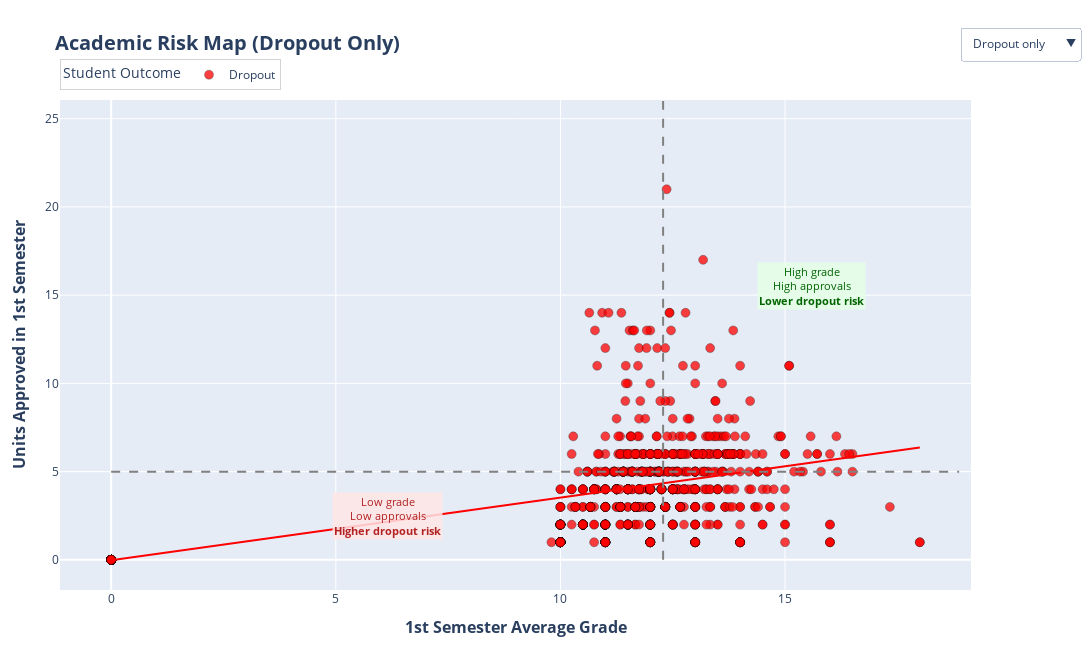

The code cell stored with this chart in its notebook:
### Code cell
import numpy as np
import plotly.graph_objects as go
import plotly.io as pio

grade_col = "Curricular units 1st sem (grade)"
units_col = "Curricular units 1st sem (approved)"

df_acad = df.dropna(subset=[grade_col, units_col, "Target"]).copy()

grade_thr = df_acad[grade_col].median()
units_thr = df_acad[units_col].median()

hover_cols = []
for col in ["Tuition fees up to date", "Debtor", "Scholarship holder"]:
    if col in df_acad.columns:
        hover_cols.append(col)

fig_risk = go.Figure()

outcomes_order = ["Dropout", "Graduate", "Enrolled"]
outcome_colors = {
    "Dropout": "red",
    "Graduate": "green",
    "Enrolled": "orange"
}

scatter_indices = {}
line_indices = {}

for outcome in outcomes_order:
    color = outcome_colors[outcome]
    sub = df_acad[df_acad["Target"] == outcome].copy()

    hover_text = []
    for _, row in sub.iterrows():
        parts = [
            f"Outcome: {outcome}",
            f"1st Sem Grade: {row[grade_col]:.2f}",
            f"Units Approved: {row[units_col]}"
        ]
        for c in hover_cols:
            parts.append(f"{c}: {row[c]}")
        hover_text.append("<br>".join(parts))

    scatter_trace = go.Scatter(
        x=sub[grade_col],
        y=sub[units_col],
        mode="markers",
        name=outcome,
        marker=dict(
            color=color,
            size=9,              
            opacity=0.75,
            line=dict(width=0.4, color="black")
        ),
        text=hover_text,
        hovertemplate="%{text}<extra></extra>",
        visible=(outcome == "Dropout")   
    )
    fig_risk.add_trace(scatter_trace)
    scatter_indices[outcome] = len(fig_risk.data) - 1

    if len(sub) >= 2:
        sub_sorted = sub.sort_values(grade_col)
        x_vals = sub_sorted[grade_col].values
        y_vals = sub_sorted[units_col].values

        m, b = np.polyfit(x_vals, y_vals, 1)
        x_line = np.linspace(x_vals.min(), x_vals.max(), 100)
        y_line = m * x_line + b

        line_trace = go.Scatter(
            x=x_line,
            y=y_line,
            mode="lines",
            name=f"{outcome} trend",
            line=dict(color=color, width=2),
            showlegend=False,              
            visible=(outcome == "Dropout")
        )
        fig_risk.add_trace(line_trace)
        line_indices[outcome] = len(fig_risk.data) - 1
    else:
        line_indices[outcome] = None  

fig_risk.add_shape(
    type="line",
    x0=grade_thr, x1=grade_thr,
    y0=df_acad[units_col].min(), y1=df_acad[units_col].max(),
    line=dict(color="grey", width=2, dash="dash")
)

fig_risk.add_shape(
    type="line",
    x0=df_acad[grade_col].min(), x1=df_acad[grade_col].max(),
    y0=units_thr, y1=units_thr,
    line=dict(color="grey", width=2, dash="dash")
)

x_min, x_max = df_acad[grade_col].min(), df_acad[grade_col].max()
y_min, y_max = df_acad[units_col].min(), df_acad[units_col].max()

fig_risk.add_annotation(
    x=(x_min + grade_thr) / 2,
    y=(y_min + units_thr) / 2,
    text="Low grade<br>Low approvals<br><b>Higher dropout risk</b>",
    showarrow=False,
    font=dict(size=11, color="firebrick"),
    bgcolor="rgba(255,230,230,0.85)"
)

fig_risk.add_annotation(
    x=(x_max + grade_thr) / 2,
    y=(y_max + units_thr) / 2,
    text="High grade<br>High approvals<br><b>Lower dropout risk</b>",
    showarrow=False,
    font=dict(size=11, color="darkgreen"),
    bgcolor="rgba(230,255,230,0.85)"
)

total_traces = len(fig_risk.data) 

buttons = []

visible_all = [True] * total_traces
buttons.append(
    dict(
        label="All outcomes",
        method="update",
        args=[
            {"visible": visible_all},
            {"title": {"text": "<b>Academic Risk Map (All Outcomes)</b>"}}
        ]
    )
)

for outcome in outcomes_order:
    visible = [False] * total_traces
    si = scatter_indices[outcome]
    li = line_indices[outcome]
    visible[si] = True
    if li is not None:
        visible[li] = True

    buttons.append(
        dict(
            label=f"{outcome} only",
            method="update",
            args=[
                {"visible": visible},
                {"title": {"text": f"<b>Academic Risk Map ({outcome} Only)</b>"}}
            ]
        )
    )

fig_risk.update_layout(
    title=dict(
        text="<b>Academic Risk Map (Dropout Only)</b>",
        font=dict(size=20)
    ),
    hovermode="closest",
    width=1100,
    height=650,
    margin=dict(l=60, r=40, t=100, b=60),
    legend=dict(
        title="Student Outcome",
        orientation="h",
        yanchor="bottom",
        y=1.02,
        xanchor="left",
        x=0,
        bgcolor="rgba(255,255,255,0.8)",
        bordercolor="lightgray",
        borderwidth=1
    ),
    updatemenus=[
        dict(
            type="dropdown",
            showactive=True,
            x=1.12,
            y=1.15,
            buttons=buttons,
            active=1  # "Dropout only" initial view
        )
    ]
)

fig_risk.update_xaxes(
    title=dict(
        text="<b>1st Semester Average Grade</b>",
        font=dict(size=16)
    ),
    tickfont=dict(size=12),
    rangeslider=dict(visible=False)
)

fig_risk.update_yaxes(
    title=dict(
        text="<b>Units Approved in 1st Semester</b>",
        font=dict(size=16)
    ),
    tickfont=dict(size=12)
)

fig_risk.show()

pio.write_html(
    fig_risk,
    file="viz2_academic_risk.html",
    include_plotlyjs="cdn",
    full_html=True,
    auto_open=False
)

### Figure 1 — Plotly figure (JSON) as saved in the notebook; plotly's stock layout.template omitted (floating-point values rounded to 4 significant figures; data arrays with more than 128 entries replaced by an {"elided": "..."} marker saying what was removed)
{"data": [{"hovertemplate": "%{text}<extra></extra>", "marker": {"color": "red", "line": {"color": "black", "width": 0.4}, "opacity": 0.75, "size": 9}, "mode": "markers", "name": "Dropout", "text": {"elided": "1412 str values"}, "type": "scatter", "visible": true, "x": {"elided": "1412 float values"}, "y": {"elided": "1412 int values"}}, {"line": {"color": "red", "width": 2}, "mode": "lines", "name": "Dropout trend", "showlegend": false, "type": "scatter", "visible": true, "x": [0.0, 0.1818, 0.3636, 0.5455, 0.7273, 0.9091, 1.091, 1.273, 1.455, 1.636, 1.818, 2.0, 2.182, 2.364, 2.545, 2.727, 2.909, 3.091, 3.273, 3.455, 3.636, 3.818, 4.0, 4.182, 4.364, 4.545, 4.727, 4.909, 5.091, 5.273, 5.455, 5.636, 5.818, 6.0, 6.182, 6.364, 6.545, 6.727, 6.909, 7.091, 7.273, 7.455, 7.636, 7.818, 8.0, 8.182, 8.364, 8.545, 8.727, 8.909, 9.091, 9.273, 9.455, 9.636, 9.818, 10.0, 10.18, 10.36, 10.55, 10.73, 10.91, 11.09, 11.27, 11.45, 11.64, 11.82, 12.0, 12.18, 12.36, 12.55, 12.73, 12.91, 13.09, 13.27, 13.45, 13.64, 13.82, 14.0, 14.18, 14.36, 14.55, 14.73, 14.91, 15.09, 15.27, 15.45, 15.64, 15.82, 16.0, 16.18, 16.36, 16.55, 16.73, 16.91, 17.09, 17.27, 17.45, 17.64, 17.82, 18.0], "y": [-0.0183, 0.04615, 0.1106, 0.1751, 0.2395, 0.304, 0.3684, 0.4329, 0.4973, 0.5618, 0.6262, 0.6907, 0.7551, 0.8196, 0.884, 0.9485, 1.013, 1.077, 1.142, 1.206, 1.271, 1.335, 1.4, 1.464, 1.529, 1.593, 1.657, 1.722, 1.786, 1.851, 1.915, 1.98, 2.044, 2.109, 2.173, 2.238, 2.302, 2.366, 2.431, 2.495, 2.56, 2.624, 2.689, 2.753, 2.818, 2.882, 2.947, 3.011, 3.075, 3.14, 3.204, 3.269, 3.333, 3.398, 3.462, 3.527, 3.591, 3.656, 3.72, 3.784, 3.849, 3.913, 3.978, 4.042, 4.107, 4.171, 4.236, 4.3, 4.365, 4.429, 4.493, 4.558, 4.622, 4.687, 4.751, 4.816, 4.88, 4.945, 5.009, 5.074, 5.138, 5.202, 5.267, 5.331, 5.396, 5.46, 5.525, 5.589, 5.654, 5.718, 5.783, 5.847, 5.911, 5.976, 6.04, 6.105, 6.169, 6.234, 6.298, 6.363]}, {"hovertemplate": "%{text}<extra></extra>", "marker": {"color": "green", "line": {"color": "black", "width": 0.4}, "opacity": 0.75, "size": 9}, "mode": "markers", "name": "Graduate", "text": {"elided": "2208 str values"}, "type": "scatter", "visible": false, "x": {"elided": "2208 float values"}, "y": {"elided": "2208 int values"}}, {"line": {"color": "green", "width": 2}, "mode": "lines", "name": "Graduate trend", "showlegend": false, "type": "scatter", "visible": false, "x": [0.0, 0.1907, 0.3813, 0.572, 0.7626, 0.9533, 1.144, 1.335, 1.525, 1.716, 1.907, 2.097, 2.288, 2.479, 2.669, 2.86, 3.051, 3.241, 3.432, 3.622, 3.813, 4.004, 4.194, 4.385, 4.576, 4.766, 4.957, 5.148, 5.338, 5.529, 5.72, 5.91, 6.101, 6.292, 6.482, 6.673, 6.864, 7.054, 7.245, 7.436, 7.626, 7.817, 8.008, 8.198, 8.389, 8.58, 8.77, 8.961, 9.152, 9.342, 9.533, 9.723, 9.914, 10.1, 10.3, 10.49, 10.68, 10.87, 11.06, 11.25, 11.44, 11.63, 11.82, 12.01, 12.2, 12.39, 12.58, 12.77, 12.96, 13.16, 13.35, 13.54, 13.73, 13.92, 14.11, 14.3, 14.49, 14.68, 14.87, 15.06, 15.25, 15.44, 15.63, 15.82, 16.02, 16.21, 16.4, 16.59, 16.78, 16.97, 17.16, 17.35, 17.54, 17.73, 17.92, 18.11, 18.3, 18.49, 18.68, 18.88], "y": [0.9099, 0.9902, 1.07, 1.151, 1.231, 1.311, 1.392, 1.472, 1.552, 1.632, 1.713, 1.793, 1.873, 1.954, 2.034, 2.114, 2.194, 2.275, 2.355, 2.435, 2.516, 2.596, 2.676, 2.756, 2.837, 2.917, 2.997, 3.078, 3.158, 3.238, 3.318, 3.399, 3.479, 3.559, 3.64, 3.72, 3.8, 3.88, 3.961, 4.041, 4.121, 4.201, 4.282, 4.362, 4.442, 4.523, 4.603, 4.683, 4.763, 4.844, 4.924, 5.004, 5.085, 5.165, 5.245, 5.325, 5.406, 5.486, 5.566, 5.647, 5.727, 5.807, 5.887, 5.968, 6.048, 6.128, 6.209, 6.289, 6.369, 6.449, 6.53, 6.61, 6.69, 6.771, 6.851, 6.931, 7.011, 7.092, 7.172, 7.252, 7.333, 7.413, 7.493, 7.573, 7.654, 7.734, 7.814, 7.894, 7.975, 8.055, 8.135, 8.216, 8.296, 8.376, 8.456, 8.537, 8.617, 8.697, 8.778, 8.858]}, {"hovertemplate": "%{text}<extra></extra>", "marker": {"color": "orange", "line": {"color": "black", "width": 0.4}, "opacity": 0.75, "size": 9}, "mode": "markers", "name": "Enrolled", "text": {"elided": "794 str values"}, "type": "scatter", "visible": false, "x": {"elided": "794 float values"}, "y": {"elided": "794 int values"}}, {"line": {"color": "orange", "width": 2}, "mode": "lines", "name": "Enrolled trend", "showlegend": false, "type": "scatter", "visible": false, "x": [0.0, 0.1717, 0.3434, 0.5152, 0.6869, 0.8586, 1.03, 1.202, 1.374, 1.545, 1.717, 1.889, 2.061, 2.232, 2.404, 2.576, 2.747, 2.919, 3.091, 3.263, 3.434, 3.606, 3.778, 3.949, 4.121, 4.293, 4.465, 4.636, 4.808, 4.98, 5.152, 5.323, 5.495, 5.667, 5.838, 6.01, 6.182, 6.354, 6.525, 6.697, 6.869, 7.04, 7.212, 7.384, 7.556, 7.727, 7.899, 8.071, 8.242, 8.414, 8.586, 8.758, 8.929, 9.101, 9.273, 9.444, 9.616, 9.788, 9.96, 10.13, 10.3, 10.47, 10.65, 10.82, 10.99, 11.16, 11.33, 11.51, 11.68, 11.85, 12.02, 12.19, 12.36, 12.54, 12.71, 12.88, 13.05, 13.22, 13.39, 13.57, 13.74, 13.91, 14.08, 14.25, 14.42, 14.6, 14.77, 14.94, 15.11, 15.28, 15.45, 15.63, 15.8, 15.97, 16.14, 16.31, 16.48, 16.66, 16.83, 17.0], "y": [0.03571, 0.1018, 0.1679, 0.234, 0.3001, 0.3662, 0.4324, 0.4985, 0.5646, 0.6307, 0.6968, 0.7629, 0.829, 0.8951, 0.9612, 1.027, 1.093, 1.16, 1.226, 1.292, 1.358, 1.424, 1.49, 1.556, 1.622, 1.688, 1.754, 1.821, 1.887, 1.953, 2.019, 2.085, 2.151, 2.217, 2.283, 2.349, 2.416, 2.482, 2.548, 2.614, 2.68, 2.746, 2.812, 2.878, 2.944, 3.011, 3.077, 3.143, 3.209, 3.275, 3.341, 3.407, 3.473, 3.539, 3.605, 3.672, 3.738, 3.804, 3.87, 3.936, 4.002, 4.068, 4.134, 4.2, 4.267, 4.333, 4.399, 4.465, 4.531, 4.597, 4.663, 4.729, 4.795, 4.861, 4.928, 4.994, 5.06, 5.126, 5.192, 5.258, 5.324, 5.39, 5.456, 5.523, 5.589, 5.655, 5.721, 5.787, 5.853, 5.919, 5.985, 6.051, 6.118, 6.184, 6.25, 6.316, 6.382, 6.448, 6.514, 6.58]}], "layout": {"annotations": [{"bgcolor": "rgba(255,230,230,0.85)", "font": {"color": "firebrick", "size": 11}, "showarrow": false, "text": "Low grade<br>Low approvals<br><b>Higher dropout risk</b>", "x": 6.143, "y": 2.5}, {"bgcolor": "rgba(230,255,230,0.85)", "font": {"color": "darkgreen", "size": 11}, "showarrow": false, "text": "High grade<br>High approvals<br><b>Lower dropout risk</b>", "x": 15.58, "y": 15.5}], "height": 650, "hovermode": "closest", "legend": {"bgcolor": "rgba(255,255,255,0.8)", "bordercolor": "lightgray", "borderwidth": 1, "orientation": "h", "title": {"text": "Student Outcome"}, "x": 0, "xanchor": "left", "y": 1.02, "yanchor": "bottom"}, "margin": {"b": 60, "l": 60, "r": 40, "t": 100}, "shapes": [{"line": {"color": "grey", "dash": "dash", "width": 2}, "type": "line", "x0": 12.29, "x1": 12.29, "y0": 0, "y1": 26}, {"line": {"color": "grey", "dash": "dash", "width": 2}, "type": "line", "x0": 0, "x1": 18.88, "y0": 5, "y1": 5}], "title": {"font": {"size": 20}, "text": "<b>Academic Risk Map (Dropout Only)</b>"}, "updatemenus": [{"active": 1, "buttons": [{"args": [{"visible": [true, true, true, true, true, true]}, {"title": {"text": "<b>Academic Risk Map (All Outcomes)</b>"}}], "label": "All outcomes", "method": "update"}, {"args": [{"visible": [true, true, false, false, false, false]}, {"title": {"text": "<b>Academic Risk Map (Dropout Only)</b>"}}], "label": "Dropout only", "method": "update"}, {"args": [{"visible": [false, false, true, true, false, false]}, {"title": {"text": "<b>Academic Risk Map (Graduate Only)</b>"}}], "label": "Graduate only", "method": "update"}, {"args": [{"visible": [false, false, false, false, true, true]}, {"title": {"text": "<b>Academic Risk Map (Enrolled Only)</b>"}}], "label": "Enrolled only", "method": "update"}], "showactive": true, "type": "dropdown", "x": 1.12, "y": 1.15}], "width": 1100, "xaxis": {"rangeslider": {"visible": false}, "tickfont": {"size": 12}, "title": {"font": {"size": 16}, "text": "<b>1st Semester Average Grade</b>"}}, "yaxis": {"tickfont": {"size": 12}, "title": {"font": {"size": 16}, "text": "<b>Units Approved in 1st Semester</b>"}}}}
